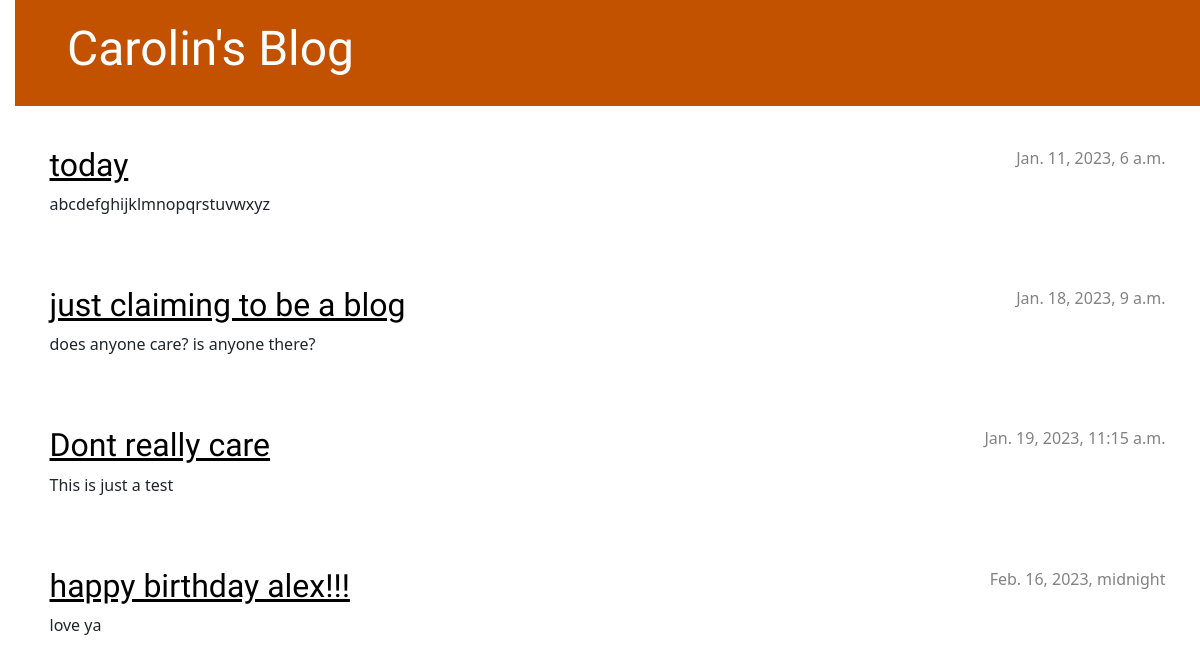
Before: / with the older database file.
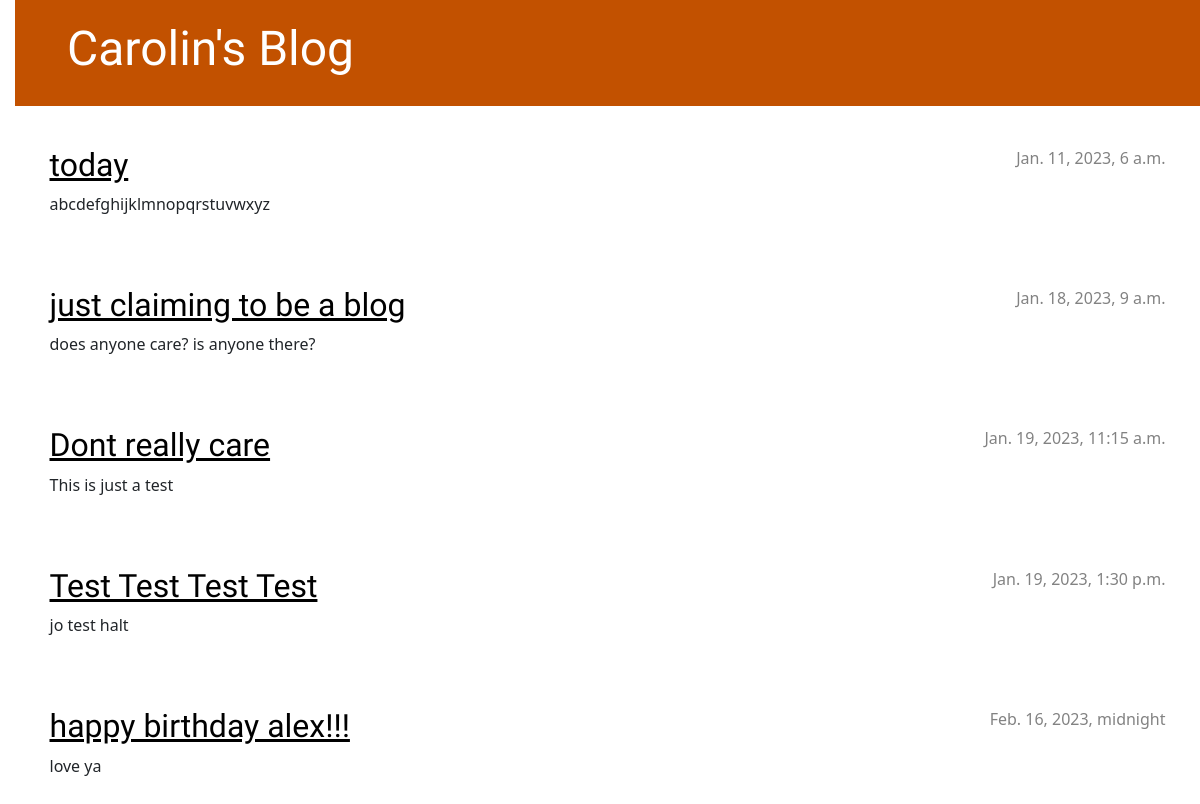
After: the same page with the newer database file.
### blog/models.py (models this page shows, shortened)
class Post(models.Model):
    author = models.ForeignKey(settings.AUTH_USER_MODEL, on_delete=models.CASCADE)
    title = models.CharField(max_length=200)
    text = models.TextField()
    created_date = models.DateTimeField(default=timezone.now)
    published_date = models.DateTimeField(blank=True, null=True)

### blog/views.py (the view)
# urls.py: path('', views.post_list, name='post_list'),
def post_list(request):
    posts = Post.objects.filter(published_date__lte=timezone.now()).order_by('published_date')
    return render(request, 'blog/post_list.html', {'posts': posts})

### blog/templates/blog/post_list.html
{% extends 'blog/base.html' %}
{% block content %}
    {% for post in posts %}
        <article class="post">
            <time class="date">
                {{ post.published_date }}
            </time>
            <h2><a href="{% url 'post_detail' pk=post.pk %}">{{ post.title }}</a></h2>
            <p>{{ post.text|linebreaksbr }}</p>
        </article>
    {% endfor %}
{% endblock %}

Changed rows visible on the page:
added Post: published_date "Jan. 19, 2023, 1:30 p.m.", title "Test Test Test Test", text "jo test halt"
